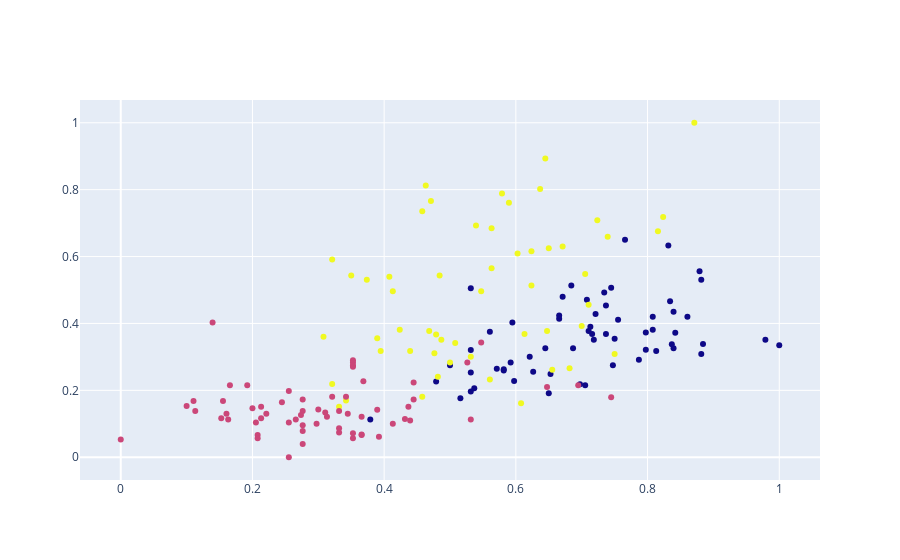

The code cell stored with this chart in its notebook:
### Code cell
fig = go.Figure()
fig.add_trace(go.Scatter(
    x = df['Alcohol'],
    y = df['Color_Intensity'],
    mode = 'markers',
    marker = dict(color = labels.astype(np.float)),
    text = labels
))

fig.show()

### Figure 1 — Plotly figure (JSON) as saved in the notebook; plotly's stock layout.template omitted (floating-point values rounded to 4 significant figures; data arrays with more than 128 entries replaced by an {"elided": "..."} marker saying what was removed)
{"data": [{"marker": {"color": {"elided": "178 int values"}}, "mode": "markers", "text": {"elided": "178 int values"}, "type": "scatter", "x": {"elided": "178 float values"}, "y": {"elided": "178 float values"}}], "layout": {}}
